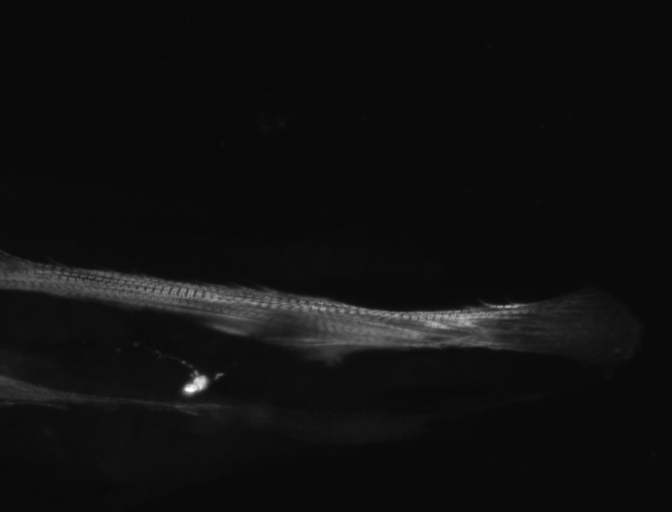
#> input picture Modele/test.TIF, 1344 x 1024 px (shown at 1/2 size)
$ python Cytoo_Quentin.py   (older library calls are emulated)
#> lines starting #> are read from the running program, lines starting #| are printed output that depends on the picture
"""
===============================================
Local Binary Pattern for texture classification
===============================================
#test
In this example, we will see how to classify textures based on LBP (Local
Binary Pattern). LBP looks at points surrounding a central point and tests
whether the surrounding points are greater than or less than the central point
(i.e. gives a binary result).

Before trying out LBP on an image, it helps to look at a schematic of LBPs.
The below code is just used to plot the schematic.
"""
from __future__ import print_function
import numpy as np
import matplotlib.pyplot as plt


METHOD = 'uniform'
plt.rcParams['font.size'] = 9

from skimage.transform import rotate
from skimage.feature import local_binary_pattern
from skimage import data
from skimage.color import label2rgb
from skimage import io
from scipy.spatial import distance as dist
import cv2

# settings for LBP
radius = 3
n_points = 8 * radius


def overlay_labels(image, lbp, labels):
    mask = np.logical_or.reduce([lbp == each for each in labels])
    return label2rgb(mask, image=image, bg_label=0, alpha=0.5)


def highlight_bars(bars, indexes):
    for i in indexes:
        bars[i].set_facecolor('r')
# x=530:y=600
# i=23 : j=38
image = cv2.imread('test.TIF',0)
#> image is the input picture: shape (1024, 1344); min 8, max 255, mean 15.2
plt.figure(0)
plt.imshow(image)
plt.figure(1)
lbp = local_binary_pattern(image, n_points, radius, METHOD)
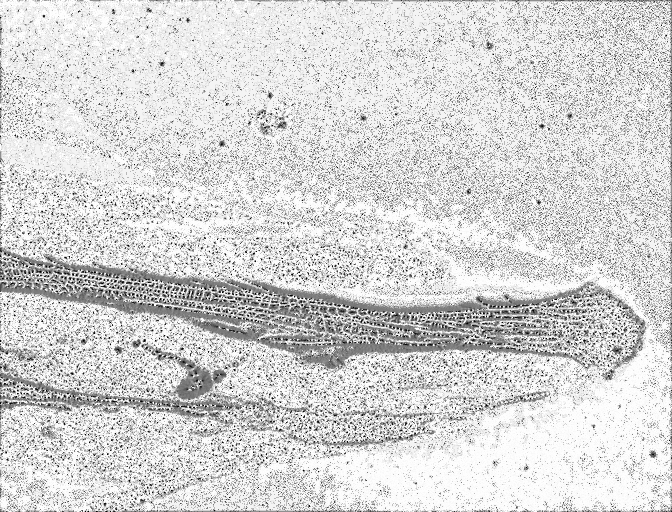
#> lbp: shape (1024, 1344) float64 (shown at 1/2 size); min 0, max 25, mean 20.9; drawn with min black and max white
lImg = 1344
hImg = 1024
lRec = int(lImg/24)
hRec = int(hImg/16)
nbRecH = int(hImg/hRec)
nbRecL = int(lImg/lRec)

plt.imshow(lbp)

#plt.imshow(lbp[hRec*9:hRec*10, lRec*9:lRec*10]) # LE CARRE A SELECTIONNER !
#> (the run stopped early here; a loop or call above may not have finished)
